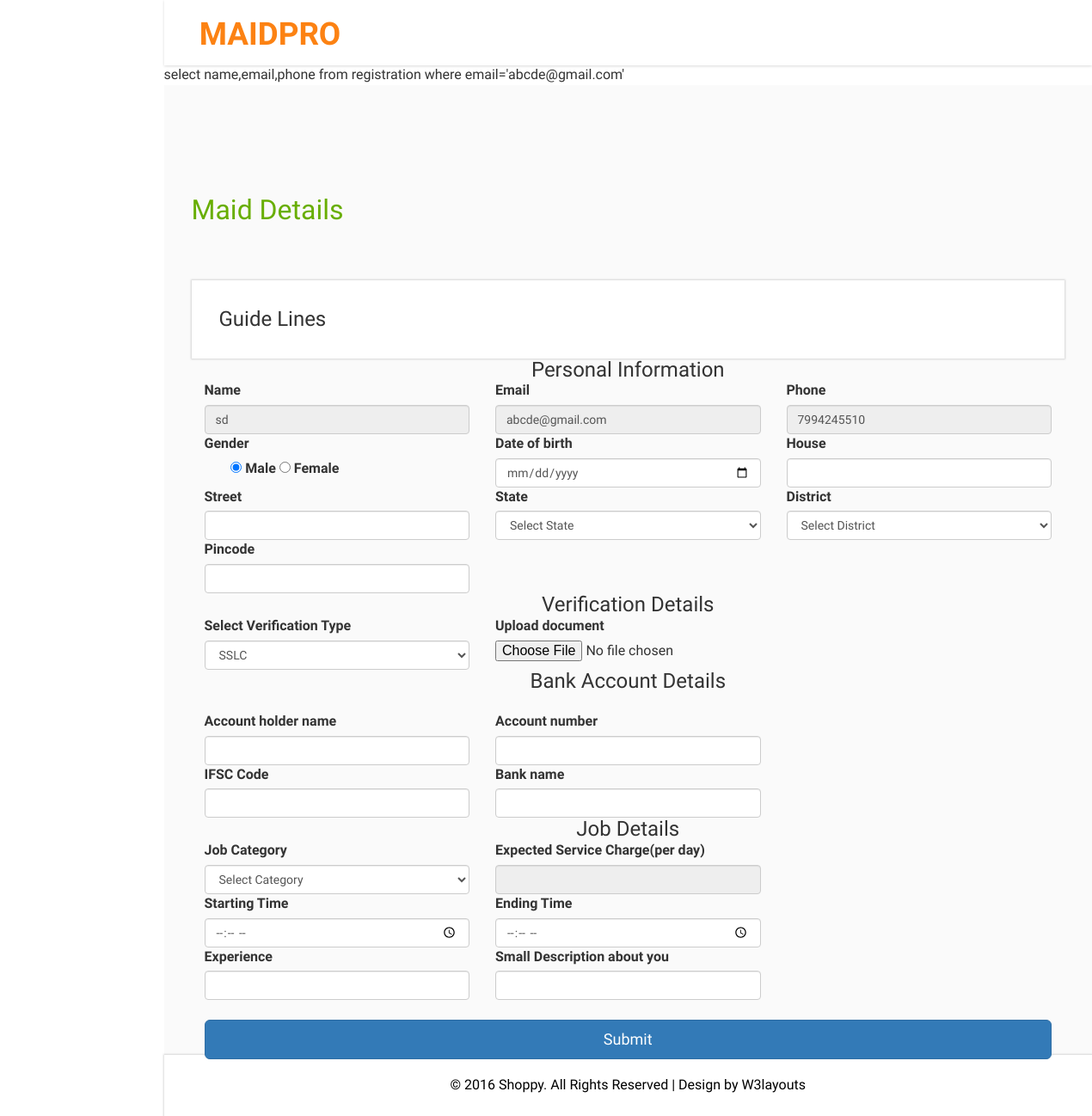
Page /adminverification.php?email=abcde@gmail.com on the committed database.
### tables this page shows
CREATE TABLE `registration` (
  `user_id` int(11) NOT NULL,
  `email` varchar(50) NOT NULL,
  `name` varchar(30) NOT NULL,
  `phone` bigint(11) NOT NULL,
  `profile_pic` varchar(50) NOT NULL DEFAULT 'images/profile_pic.png',
  `house` varchar(30) NOT NULL,
  `place` varchar(30) NOT NULL,
  `district` varchar(30) NOT NULL,
  `state` varchar(30) NOT NULL,
  `pincode` int(10) NOT NULL,
  `gender` varchar(20) NOT NULL,
  `date_of_birth` varchar(20) NOT NULL
);

### adminverification.php (the view, shortened to what this page needs)
<?php
	include("header.php");
?>
<?php
include("dbconn.php");
$email=$_GET['email'];
$s="select name,email,phone from registration where email='$email'";
$r=mysqli_query($conn,$s);
$data=mysqli_fetch_assoc($r);
echo $s;
?>
<div class="inner-block">
    <div class="blank">
    	<h2>Maid Details</h2>
    	<div class="blankpage-main">
    		<h3>Guide Lines</h3>
    	</div>
    	<form method="POST" action="addworker.php" enctype="multipart/form-data">
<h3 class="text-center">Personal Information</h3>
<div class="col-md-4">
    <label for="inputEmail4" class="form-label">Name</label>
    <input type="text" class="form-control"  required=""  name="username" id="username" value="<?php echo $data['name'] ?>" readonly>
  </div>
  <div class="col-md-4">
    <label for="inputEmail4" class="form-label">Email</label>
    <input type="email" class="form-control" id="email" required=""  name="email" value="<?php echo $data['email'] ?>" readonly>
  </div>
  <div class="col-md-4">
    <label for="inputEmail4" class="form-label">Phone</label>
    <input type="text" class="form-control"  required="" name="phone" id="phone" value="<?php echo $data['phone'] ?>" readonly>
  </div>
   <fieldset class="col-md-4">
   <label for="inputEmail4" class="form-label">Gender</label>
    <br>
    <div class="col-sm-10">
      <div class="form-check">&nbsp&nbsp&nbsp
        <input class="form-check-input" type="radio" name="gender" id="gridRadios1" value="Male" checked>
        <label class="form-check-label" for="gridRadios1">
         Male
        </label>
        <input class="form-check-input" type="radio" name="gender" id="gridRadios2" value="Female">
        <label class="form-check-label" for="gridRadios2">
         Female
        </label>
      </div>
    </div>
  </fieldset>
  <div class="col-md-4">
    <label for="inputEmail4" class="form-label">Date of birth</label>
    <input type="date" class="form-control" id="date_of_birth" required="" name="date_of_birth">
  </div>
  <div class="col-md-4">
    <label for="inputEmail4" class="form-label">House</label>
    <input type="text" class="form-control" id="house" required="" pattern="[a-zA-Z]+\[ .]+\[0-9]" name="house" >
  </div>
  <div class="col-md-4">
    <label for="inputEmail4" class="form-label">Street</label>
    <input type="text" class="form-control" id="place" required="" name="street">
  </div>
    <div class="col-md-4">
  <label for="inputState" class="form-label">State</label><br>
  <select class="form-control" aria-label="Default select example" onChange="getDistrict(this.value);" required="" name="state" id="state">
  <option value disabled selected>Select State</option>
</select>
    </div>
    <div class="col-md-4">
  <label for="inputState" class="form-label">District</label><br>
  <select class="form-control" aria-label="Default select example" id="city-list" name="district" required="">
    <option value="">Select District</option>
</select>
    </div>
    <div class="col-md-4">
    <label for="inputEmail4" class="form-label">Pincode</label>
    <input type="text" class="form-control" id="pincode" required="" name="pincode">
  </div>
  <div class="clearfix"></div>
      <h3 class="text-center">Verification Details</h3>
  <div class="col-md-4">
  	<label>Select Verification Type</label>
  	<select class="form-control" name="verification_type">
  		<option>SSLC</option>
  	</select>
  </div>
<div class="col-md-4">
  <label>Upload document</label>
  <input type="file" class="custom-file-input" id="customFileLang" name="photo">
</div>
<div class="clearfix"></div>
 <h3 class="text-center">Bank Account Details</h3><br>
<div class="col-md-4">
    <label for="inputEmail4" class="form-label">Account holder name</label>
    <input type="text" class="form-control" id="" required="" name="ac_holder_name">
  </div>
  <div class="col-md-4">
    <label for="inputEmail4" class="form-label">Account number</label>
    <input type="number" class="form-control" id="" required="" name="ac_number">
  </div>
  <div class="col-md-4">
    <label for="inputEmail4" class="form-label">IFSC Code</label>
    <input type="text" class="form-control" id="" required="" name="ifsc">
  </div>
  <div class="col-md-4">
    <label for="inputEmail4" class="form-label">Bank name</label>
    <input type="text" class="form-control" id="" required="" name="bank_name">
  </div>
<h3 class="text-center">Job Details</h3>
<div class="col-md-4">
	<label>Job Category</label>
	<select class="form-control" name="job_category" required="" onchange="getrates(this.value)">
		<option value disabled selected>Select Category</option>
	</select>
</div>
<div class="col-md-4">
	<label>Expected Service Charge(per day)</label>
	<input type="number" id="rate" name="service_charge" class="form-control" required="" readonly="">
</div>
<div class="col-md-4">
	<label>Starting Time</label>
	<input type="time" name="starting_time" class="form-control" required="">
</div>
<div class="col-md-4">
	<label>Ending Time</label>
	<input type="time" name="ending_time" class="form-control" required="">
</div>
<div class="col-md-4">
	<label>Experience</label>
	<input type="number" name="experience" class="form-control" required="">
</div>
<div class="col-md-4">
	<label>Small Description about you</label>
	<input type="text" name="description" class="form-control" required="">
</div>
  <div class="col-md-12">
  <br>
    <button type="submit" class="btn btn-primary btn-lg btn-block" id="sub">Submit</button>
  </div>
    	</form>
    </div>
</div>
<?php
	include("footer.php");
?>

### rows in the picture
registration: username "sd", email "abcde@gmail.com", phone "7994245510"

### other values in the picture
$s "select name,email,phone from registration where email='abcde@gmail.com'"
